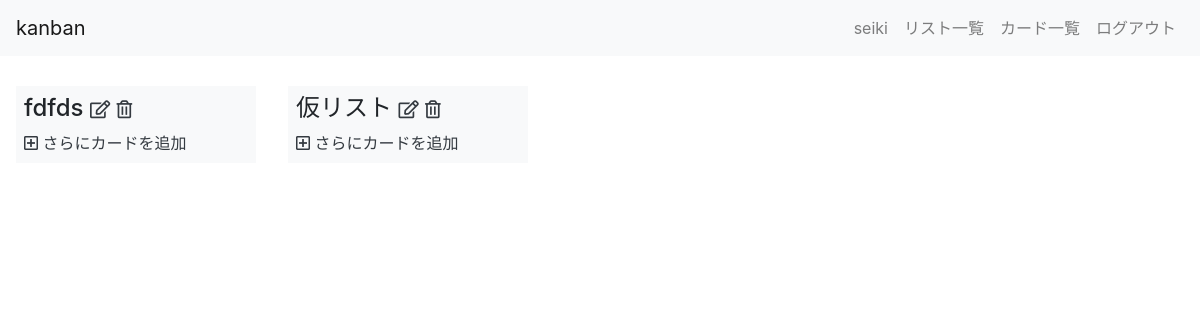
/kanban/home/ (signed in), run on an earlier commit of the app's database.
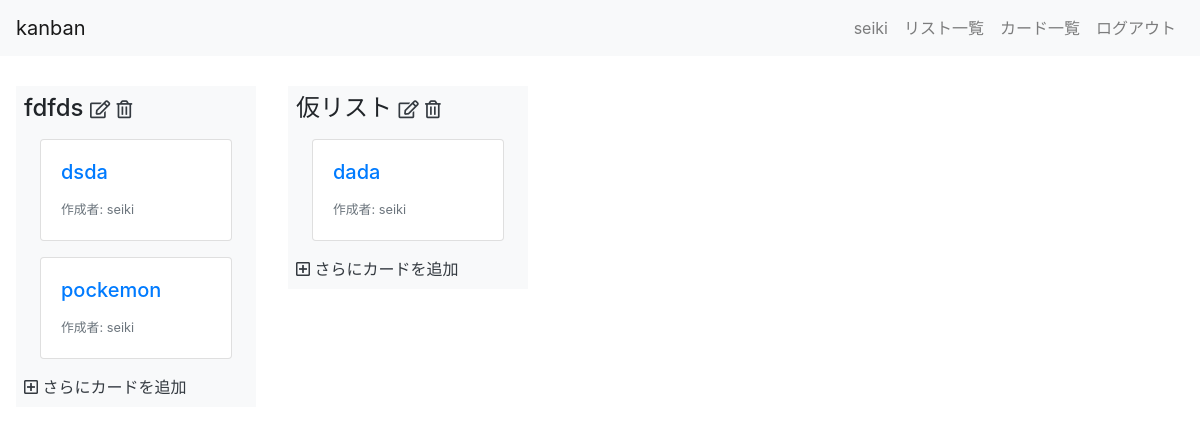
And on a later commit of the database.
### kanban/models.py (models this page shows, shortened)
class List(models.Model):
    title = models.CharField(max_length=200)
    user = models.ForeignKey(User, on_delete=models.CASCADE)

class Card(models.Model):
    title = models.CharField(max_length=200)
    description = models.TextField()
    user = models.ForeignKey(User, on_delete=models.CASCADE)
    list = models.ForeignKey(List, on_delete=models.CASCADE)

### kanban/views.py (the view)
# urls.py: path("home/",views.HomeView.as_view(), name = "home"),
class HomeView(LoginRequiredMixin, ListView):
    model = List
    template_name = "kanban/home.html"

### kanban/templates/kanban/home.html
{% extends "kanban/base.html" %}
{% block content %}
<div class="container-fluid home">
  <div class="row flex-nowrap">
    {% for list in list_list %}
    <div class="bg-light m-3 p-2 list">
      <h4>{{ list.title }}
        <a href="{% url 'kanban:lists_update' list.pk %}" class="text-dark"><i class="far fa-edit fa-xs"></i></a>
        <a href="{% url 'kanban:lists_delete' list.pk %}" class="text-dark"><i class="far fa-trash-alt fa-xs"></i></a>
      </h4>
      {% for card in list.card_set.all %}
      <a href="{% url 'kanban:cards_detail' card.pk %}" class="card m-3">
        <div class="card-body">
          <h5 class="card-title">{{ card.title }}</h5>
          <footer>
            <small class="text-muted">作成者: {{ card.user.username }}</small>
          </footer>
        </div>
      </a>
      {% endfor %}
      <a href="{% url 'kanban:cards_create_from_home' list.pk %}" class="text-dark"><i class="far fa-plus-square"></i> さらにカードを追加</a>
    </div>
    {% endfor %}
  </div>
</div>
{% endblock %}

### kanban/templates/kanban/base.html (shortened to what this page needs)
{% load static %}
<!doctype html>
<html lang="ja">
  <head>
    <link rel="stylesheet" href="https://stackpath.bootstrapcdn.com/bootstrap/4.3.1/css/bootstrap.min.css">
    <link href="https://use.fontawesome.com/releases/v5.6.1/css/all.css" rel="stylesheet">
    <link rel="stylesheet" type="text/css" href="{% static 'kanban/custom.css' %}">
  </head>
  <body>
    <header>
      <nav class="navbar navbar-expand-lg navbar-light bg-light fixed-top">
        {% if request.user.is_authenticated %}
        <a class="navbar-brand" href="{% url 'kanban:home' %}">kanban</a>
        {% else %}
        <a class="navbar-brand" href="{% url 'kanban:index' %}">kanban</a>
        {% endif %}
        <div class="collapse navbar-collapse" id="navbarSupportedContent">
          <ul class="navbar-nav">
            {% if request.user.is_authenticated %}
            <li class="nav-item">
              <a class="nav-link" href="{% url 'kanban:users_detail' request.user.pk %}">{{ request.user.username }}</a>
            </li>
            <li class="nav-item">
              <a class="nav-link" href="{% url 'kanban:lists_list' %}">リスト一覧</a>
            </li>
            <li class="nav-item">
              <a class="nav-link" href="{% url 'kanban:cards_list' %}">カード一覧</a>
            </li>
            <li class="nav-item">
              <a class="nav-link" href="{% url 'logout' %}">ログアウト</a>
            </li>
            {% endif %}
          </ul>
        </div>
      </nav>
    </header>
    <main>
      {% block content %}
      {% endblock %}
    </main>
  </body>
</html>

### kanban/static/custom.css (style rules this page uses)
body { padding-top: 70px; }
.home { display: table-cell !important; }
.list { width: 240px; height: 100%; }

What changed in the data, as far as the page shows it:
added Card: title "dsda", user.username "seiki", shown under List "fdfds"
added Card: title "pockemon", user.username "seiki", shown under List "fdfds"
added Card: title "dada", user.username "seiki", shown under List "仮リスト"
